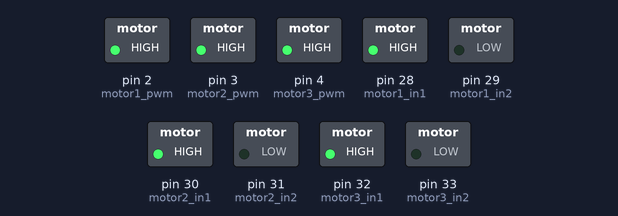
Bench run of a program on a simulated Arduino Mega 2560, built with avr-gcc and run on an emulated ATmega2560. Parts: switched loads named in the program (green lamp = pin HIGH).

Above: at 0.1 s.
At 10.1 s:
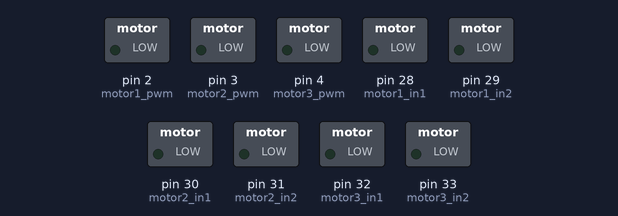
Timing chart, 0 to 11.6 s (numbered marks = the images above):
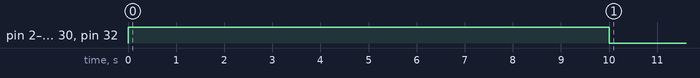

The program:

main.cpp
```cpp
#include <Arduino.h>

const int motor1_in1 = 28;
const int motor1_in2 = 29;
const int motor2_in1 = 30;
const int motor2_in2 = 31;
const int motor3_in1 = 32;
const int motor3_in2 = 33;

const int motor1_pwm = 2; // PWM pin for Motor 1
const int motor2_pwm = 3; // PWM pin for Motor 2
const int motor3_pwm = 4; // PWM pin for Motor 3

// Function declarations
void motorControl(bool motor1_dir, bool motor2_dir, bool motor3_dir, int speed);
void motorControlStop();

void setup() {
  // Set all motor pins as outputs
  pinMode(motor1_in1, OUTPUT);
  pinMode(motor1_in2, OUTPUT);
  pinMode(motor1_pwm, OUTPUT);
  pinMode(motor2_in1, OUTPUT);
  pinMode(motor2_in2, OUTPUT);
  pinMode(motor2_pwm, OUTPUT);
  pinMode(motor3_in1, OUTPUT);
  pinMode(motor3_in2, OUTPUT);
  pinMode(motor3_pwm, OUTPUT);

  // Start serial communication
  Serial.begin(9600);

  // Turn on all motors immediately in one direction at full speed
  motorControl(true, true, true, 255); // 255 is the maximum PWM value (full speed)

  // Wait for 2 seconds
  delay(10000);

  // Stop all motors
  motorControlStop();
}

void loop() {
  // Your existing control logic can go here if needed
}

// Function definitions
void motorControl(bool motor1_dir, bool motor2_dir, bool motor3_dir, int speed) {
  // Motor 1 control
  digitalWrite(motor1_in1, motor1_dir ? HIGH : LOW);
  digitalWrite(motor1_in2, motor1_dir ? LOW : HIGH);
  analogWrite(motor1_pwm, speed);

  // Motor 2 control
  digitalWrite(motor2_in1, motor2_dir ? HIGH : LOW);
  digitalWrite(motor2_in2, motor2_dir ? LOW : HIGH);
  analogWrite(motor2_pwm, speed);

  // Motor 3 control
  digitalWrite(motor3_in1, motor3_dir ? HIGH : LOW);
  digitalWrite(motor3_in2, motor3_dir ? LOW : HIGH);
  analogWrite(motor3_pwm, speed);
}

void motorControlStop() {
  // Set PWM to 0 to stop the motors
  analogWrite(motor1_pwm, 0);
  analogWrite(motor2_pwm, 0);
  analogWrite(motor3_pwm, 0);

  // Set direction pins to LOW as a precaution
  digitalWrite(motor1_in1, LOW);
  digitalWrite(motor1_in2, LOW);
  digitalWrite(motor2_in1, LOW);
  digitalWrite(motor2_in2, LOW);
  digitalWrite(motor3_in1, LOW);
  digitalWrite(motor3_in2, LOW);
}
```
